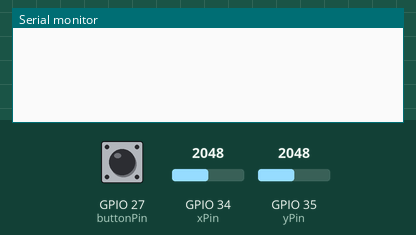
Recording of a sketch running on a simulated ESP32. On the bench: the last lines printed to the serial monitor. Inputs (shaded band) come from the test bench; at power-on: GPIO 27 (buttonPin) HIGH, GPIO 34 (xPin) = 2048, GPIO 35 (yPin) = 2048. USB keyboard and mouse output is not drawn.

Above: at 1.2 s.
1.3 s: GPIO 27 (buttonPin) pulled LOW for 0.15 s
At 2.6 s:
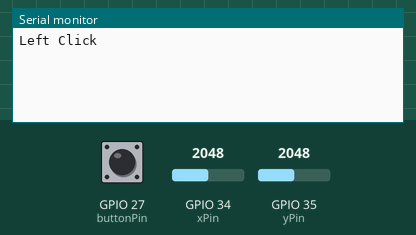
3.3 s: GPIO 27 (buttonPin) pulsed LOW 2 times (0.12 s each, 0.3 s apart)
At 5.0 s:
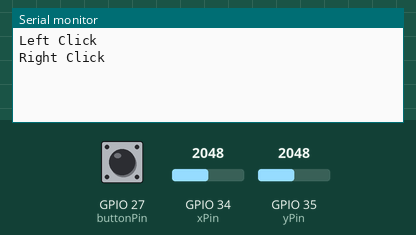

The sketch:

mouseusingesp32.ino
```cpp
#include <BleMouse.h>

BleMouse bleMouse("ESP32 Mouse", "ESP32", 100);

const int xPin = 34;
const int yPin = 35;
const int buttonPin = 27;

unsigned long lastClickTime = 0;
bool buttonPressed = false;
bool waitingForSecondClick = false;
bool scrolling = false;
int scrollThreshold = 700;

void setup() {
  Serial.begin(115200);
  pinMode(buttonPin, INPUT_PULLUP);
  bleMouse.begin();
}

void loop() {
  if (!bleMouse.isConnected()) return;

  int xVal = analogRead(xPin);
  int yVal = analogRead(yPin);
  bool buttonState = digitalRead(buttonPin) == LOW;

  static unsigned long pressStart = 0;
  static bool wasHeld = false;

  // Button press detection
  if (buttonState && !buttonPressed) {
    buttonPressed = true;
    pressStart = millis();
    wasHeld = false;
  }

  // Button release logic
  if (!buttonState && buttonPressed) {
    buttonPressed = false;
    unsigned long pressDuration = millis() - pressStart;

    if (pressDuration < 500 && !wasHeld) {
      if (waitingForSecondClick && millis() - lastClickTime < 400) {
        Serial.println("Right Click");
        bleMouse.click(MOUSE_RIGHT);
        waitingForSecondClick = false;
      } else {
        lastClickTime = millis();
        waitingForSecondClick = true;
      }
    }
  }

  // Execute left click if second click didn't happen in time
  if (waitingForSecondClick && millis() - lastClickTime > 400) {
    Serial.println("Left Click");
    bleMouse.click(MOUSE_LEFT);
    waitingForSecondClick = false;
  }

  // Scroll when button is held and joystick moved
  if (buttonState && millis() - pressStart > 600) {
    wasHeld = true;

    int scrollY = map(yVal, 0, 4095, 5, -5);  // Invert for natural scroll
    int scrollX = map(xVal, 0, 4095, -5, 5);    // Optional: horizontal scroll

    if (abs(scrollY) > 2) {
      Serial.print("Vertical Scroll: ");
      Serial.println(scrollY);
      bleMouse.move(0, 0, scrollY);  // 🟢 correct usage
    }

    delay(100);  // Smooth scroll
    return;
  }

  // Normal mouse movement
  int moveX = map(xVal, 0, 4095, -9, 9);
  int moveY = map(yVal, 0, 4095, -9, 9);
  if (abs(moveX) > 1 || abs(moveY) > 1) {
    bleMouse.move(moveX, moveY);
  }

  delay(8);
}
```

Measured:
- after the input at 1.3 s, the serial monitor: prints a new line after 0.56 s (image 1)
- after the input at 3.3 s, the serial monitor: prints a new line after 0.42 s (image 2)
